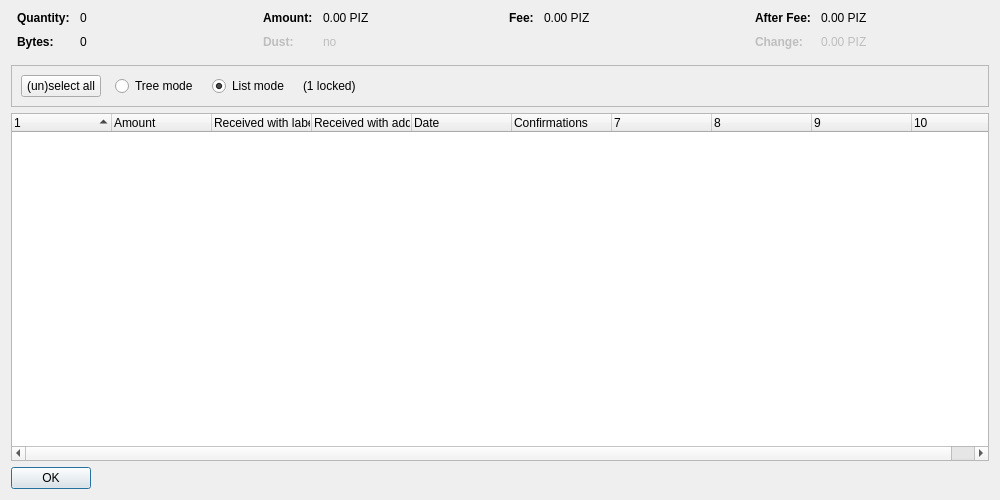
<?xml version="1.0" encoding="UTF-8"?>
<ui version="4.0">
 <class>CoinControlDialog</class>
 <widget class="QDialog" name="CoinControlDialog">
  <property name="geometry">
   <rect>
    <x>0</x>
    <y>0</y>
    <width>1000</width>
    <height>500</height>
   </rect>
  </property>
  <property name="windowTitle">
   <string>Coin Selection</string>
  </property>
  <layout class="QVBoxLayout" name="verticalLayout">
   <item>
    <layout class="QHBoxLayout" name="horizontalLayoutTop" stretch="0,0,0,0">
     <property name="topMargin">
      <number>0</number>
     </property>
     <property name="bottomMargin">
      <number>10</number>
     </property>
     <item>
      <layout class="QFormLayout" name="formLayoutCoinControl1">
       <property name="horizontalSpacing">
        <number>10</number>
       </property>
       <property name="verticalSpacing">
        <number>10</number>
       </property>
       <property name="leftMargin">
        <number>6</number>
       </property>
       <property name="rightMargin">
        <number>6</number>
       </property>
       <item row="0" column="0">
        <widget class="QLabel" name="labelCoinControlQuantityText">
         <property name="font">
          <font>
           <weight>75</weight>
           <bold>true</bold>
          </font>
         </property>
         <property name="text">
          <string>Quantity:</string>
         </property>
        </widget>
       </item>
       <item row="0" column="1">
        <widget class="QLabel" name="labelCoinControlQuantity">
         <property name="cursor">
          <cursorShape>IBeamCursor</cursorShape>
         </property>
         <property name="contextMenuPolicy">
          <enum>Qt::ActionsContextMenu</enum>
         </property>
         <property name="text">
          <string notr="true">0</string>
         </property>
         <property name="textInteractionFlags">
          <set>Qt::LinksAccessibleByMouse|Qt::TextSelectableByKeyboard|Qt::TextSelectableByMouse</set>
         </property>
        </widget>
       </item>
       <item row="1" column="0">
        <widget class="QLabel" name="labelCoinControlBytesText">
         <property name="font">
          <font>
           <weight>75</weight>
           <bold>true</bold>
          </font>
         </property>
         <property name="text">
          <string>Bytes:</string>
         </property>
        </widget>
       </item>
       <item row="1" column="1">
        <widget class="QLabel" name="labelCoinControlBytes">
         <property name="cursor">
          <cursorShape>IBeamCursor</cursorShape>
         </property>
         <property name="contextMenuPolicy">
          <enum>Qt::ActionsContextMenu</enum>
         </property>
         <property name="text">
          <string notr="true">0</string>
         </property>
         <property name="textInteractionFlags">
          <set>Qt::LinksAccessibleByMouse|Qt::TextSelectableByKeyboard|Qt::TextSelectableByMouse</set>
         </property>
        </widget>
       </item>
      </layout>
     </item>
     <item>
      <layout class="QFormLayout" name="formLayoutCoinControl2">
       <property name="horizontalSpacing">
        <number>10</number>
       </property>
       <property name="verticalSpacing">
        <number>10</number>
       </property>
       <property name="leftMargin">
        <number>6</number>
       </property>
       <property name="rightMargin">
        <number>6</number>
       </property>
       <item row="0" column="0">
        <widget class="QLabel" name="labelCoinControlAmountText">
         <property name="font">
          <font>
           <weight>75</weight>
           <bold>true</bold>
          </font>
         </property>
         <property name="text">
          <string>Amount:</string>
         </property>
        </widget>
       </item>
       <item row="0" column="1">
        <widget class="QLabel" name="labelCoinControlAmount">
         <property name="cursor">
          <cursorShape>IBeamCursor</cursorShape>
         </property>
         <property name="contextMenuPolicy">
          <enum>Qt::ActionsContextMenu</enum>
         </property>
         <property name="text">
          <string notr="true">0.00 PIZ</string>
         </property>
         <property name="textInteractionFlags">
          <set>Qt::LinksAccessibleByMouse|Qt::TextSelectableByKeyboard|Qt::TextSelectableByMouse</set>
         </property>
        </widget>
       </item>
       <item row="1" column="0">
        <widget class="QLabel" name="labelCoinControlLowOutputText">
         <property name="enabled">
          <bool>false</bool>
         </property>
         <property name="font">
          <font>
           <weight>75</weight>
           <bold>true</bold>
          </font>
         </property>
         <property name="text">
          <string>Dust:</string>
         </property>
        </widget>
       </item>
       <item row="1" column="1">
        <widget class="QLabel" name="labelCoinControlLowOutput">
         <property name="enabled">
          <bool>false</bool>
         </property>
         <property name="cursor">
          <cursorShape>IBeamCursor</cursorShape>
         </property>
         <property name="contextMenuPolicy">
          <enum>Qt::ActionsContextMenu</enum>
         </property>
         <property name="text">
          <string notr="true">no</string>
         </property>
         <property name="textInteractionFlags">
          <set>Qt::LinksAccessibleByMouse|Qt::TextSelectableByKeyboard|Qt::TextSelectableByMouse</set>
         </property>
        </widget>
       </item>
      </layout>
     </item>
     <item>
      <layout class="QFormLayout" name="formLayoutCoinControl3">
       <property name="horizontalSpacing">
        <number>10</number>
       </property>
       <property name="verticalSpacing">
        <number>10</number>
       </property>
       <property name="leftMargin">
        <number>6</number>
       </property>
       <property name="rightMargin">
        <number>6</number>
       </property>
       <item row="0" column="0">
        <widget class="QLabel" name="labelCoinControlFeeText">
         <property name="font">
          <font>
           <weight>75</weight>
           <bold>true</bold>
          </font>
         </property>
         <property name="text">
          <string>Fee:</string>
         </property>
        </widget>
       </item>
       <item row="0" column="1">
        <widget class="QLabel" name="labelCoinControlFee">
         <property name="cursor">
          <cursorShape>IBeamCursor</cursorShape>
         </property>
         <property name="contextMenuPolicy">
          <enum>Qt::ActionsContextMenu</enum>
         </property>
         <property name="text">
          <string notr="true">0.00 PIZ</string>
         </property>
         <property name="textInteractionFlags">
          <set>Qt::LinksAccessibleByMouse|Qt::TextSelectableByKeyboard|Qt::TextSelectableByMouse</set>
         </property>
        </widget>
       </item>
      </layout>
     </item>
     <item>
      <layout class="QFormLayout" name="formLayoutCoinControl4">
       <property name="horizontalSpacing">
        <number>10</number>
       </property>
       <property name="verticalSpacing">
        <number>10</number>
       </property>
       <property name="leftMargin">
        <number>6</number>
       </property>
       <property name="rightMargin">
        <number>6</number>
       </property>
       <item row="0" column="0">
        <widget class="QLabel" name="labelCoinControlAfterFeeText">
         <property name="font">
          <font>
           <weight>75</weight>
           <bold>true</bold>
          </font>
         </property>
         <property name="text">
          <string>After Fee:</string>
         </property>
        </widget>
       </item>
       <item row="0" column="1">
        <widget class="QLabel" name="labelCoinControlAfterFee">
         <property name="cursor">
          <cursorShape>IBeamCursor</cursorShape>
         </property>
         <property name="contextMenuPolicy">
          <enum>Qt::ActionsContextMenu</enum>
         </property>
         <property name="text">
          <string notr="true">0.00 PIZ</string>
         </property>
         <property name="textInteractionFlags">
          <set>Qt::LinksAccessibleByMouse|Qt::TextSelectableByKeyboard|Qt::TextSelectableByMouse</set>
         </property>
        </widget>
       </item>
       <item row="1" column="0">
        <widget class="QLabel" name="labelCoinControlChangeText">
         <property name="enabled">
          <bool>false</bool>
         </property>
         <property name="font">
          <font>
           <weight>75</weight>
           <bold>true</bold>
          </font>
         </property>
         <property name="text">
          <string>Change:</string>
         </property>
        </widget>
       </item>
       <item row="1" column="1">
        <widget class="QLabel" name="labelCoinControlChange">
         <property name="enabled">
          <bool>false</bool>
         </property>
         <property name="cursor">
          <cursorShape>IBeamCursor</cursorShape>
         </property>
         <property name="contextMenuPolicy">
          <enum>Qt::ActionsContextMenu</enum>
         </property>
         <property name="text">
          <string notr="true">0.00 PIZ</string>
         </property>
         <property name="textInteractionFlags">
          <set>Qt::LinksAccessibleByMouse|Qt::TextSelectableByKeyboard|Qt::TextSelectableByMouse</set>
         </property>
        </widget>
       </item>
      </layout>
     </item>
    </layout>
   </item>
   <item>
    <widget class="QFrame" name="frame">
     <property name="minimumSize">
      <size>
       <width>0</width>
       <height>40</height>
      </size>
     </property>
     <property name="frameShape">
      <enum>QFrame::StyledPanel</enum>
     </property>
     <property name="frameShadow">
      <enum>QFrame::Sunken</enum>
     </property>
     <layout class="QHBoxLayout" name="horizontalLayout">
      <item>
       <layout class="QHBoxLayout" name="horizontalLayoutPanel" stretch="0,0,0,0,0">
        <property name="spacing">
         <number>14</number>
        </property>
        <item>
         <widget class="QPushButton" name="pushButtonSelectAll">
          <property name="sizePolicy">
           <sizepolicy hsizetype="Maximum" vsizetype="Fixed">
            <horstretch>0</horstretch>
            <verstretch>0</verstretch>
           </sizepolicy>
          </property>
          <property name="text">
           <string>(un)select all</string>
          </property>
          <property name="autoDefault">
           <bool>false</bool>
          </property>
         </widget>
        </item>
        <item>
         <widget class="QRadioButton" name="radioTreeMode">
          <property name="sizePolicy">
           <sizepolicy hsizetype="Maximum" vsizetype="Fixed">
            <horstretch>0</horstretch>
            <verstretch>0</verstretch>
           </sizepolicy>
          </property>
          <property name="text">
           <string>Tree mode</string>
          </property>
         </widget>
        </item>
        <item>
         <widget class="QRadioButton" name="radioListMode">
          <property name="sizePolicy">
           <sizepolicy hsizetype="Maximum" vsizetype="Fixed">
            <horstretch>0</horstretch>
            <verstretch>0</verstretch>
           </sizepolicy>
          </property>
          <property name="text">
           <string>List mode</string>
          </property>
          <property name="checked">
           <bool>true</bool>
          </property>
         </widget>
        </item>
        <item>
         <widget class="QLabel" name="labelLocked">
          <property name="text">
           <string notr="true">(1 locked)</string>
          </property>
         </widget>
        </item>
        <item>
         <spacer name="horizontalSpacer">
          <property name="orientation">
           <enum>Qt::Horizontal</enum>
          </property>
          <property name="sizeHint" stdset="0">
           <size>
            <width>40</width>
            <height>20</height>
           </size>
          </property>
         </spacer>
        </item>
       </layout>
      </item>
     </layout>
    </widget>
   </item>
   <item>
    <widget class="CoinControlTreeWidget" name="treeWidget">
     <property name="contextMenuPolicy">
      <enum>Qt::CustomContextMenu</enum>
     </property>
     <property name="sortingEnabled">
      <bool>false</bool>
     </property>
     <property name="columnCount">
      <number>10</number>
     </property>
     <attribute name="headerShowSortIndicator" stdset="0">
      <bool>true</bool>
     </attribute>
     <attribute name="headerStretchLastSection">
      <bool>false</bool>
     </attribute>
     <column>
      <property name="text">
       <string/>
      </property>
     </column>
     <column>
      <property name="text">
       <string>Amount</string>
      </property>
     </column>
     <column>
      <property name="text">
       <string>Received with label</string>
      </property>
     </column>
     <column>
      <property name="text">
       <string>Received with address</string>
      </property>
     </column>
     <column>
      <property name="text">
       <string>Date</string>
      </property>
     </column>
     <column>
      <property name="text">
       <string>Confirmations</string>
      </property>
      <property name="toolTip">
       <string>Confirmed</string>
      </property>
     </column>
     <column>
      <property name="text">
       <string/>
      </property>
     </column>
     <column>
      <property name="text">
       <string/>
      </property>
     </column>
     <column>
      <property name="text">
       <string/>
      </property>
     </column>
     <column>
      <property name="text">
       <string/>
      </property>
     </column>
    </widget>
   </item>
   <item>
    <widget class="QDialogButtonBox" name="buttonBox">
     <property name="sizePolicy">
      <sizepolicy hsizetype="Maximum" vsizetype="Fixed">
       <horstretch>0</horstretch>
       <verstretch>0</verstretch>
      </sizepolicy>
     </property>
     <property name="orientation">
      <enum>Qt::Horizontal</enum>
     </property>
     <property name="standardButtons">
      <set>QDialogButtonBox::Ok</set>
     </property>
    </widget>
   </item>
  </layout>
 </widget>
 <customwidgets>
  <customwidget>
   <class>CoinControlTreeWidget</class>
   <extends>QTreeWidget</extends>
   <header>qt/coincontroltreewidget.h</header>
  </customwidget>
 </customwidgets>
 <resources/>
 <connections/>
</ui>
